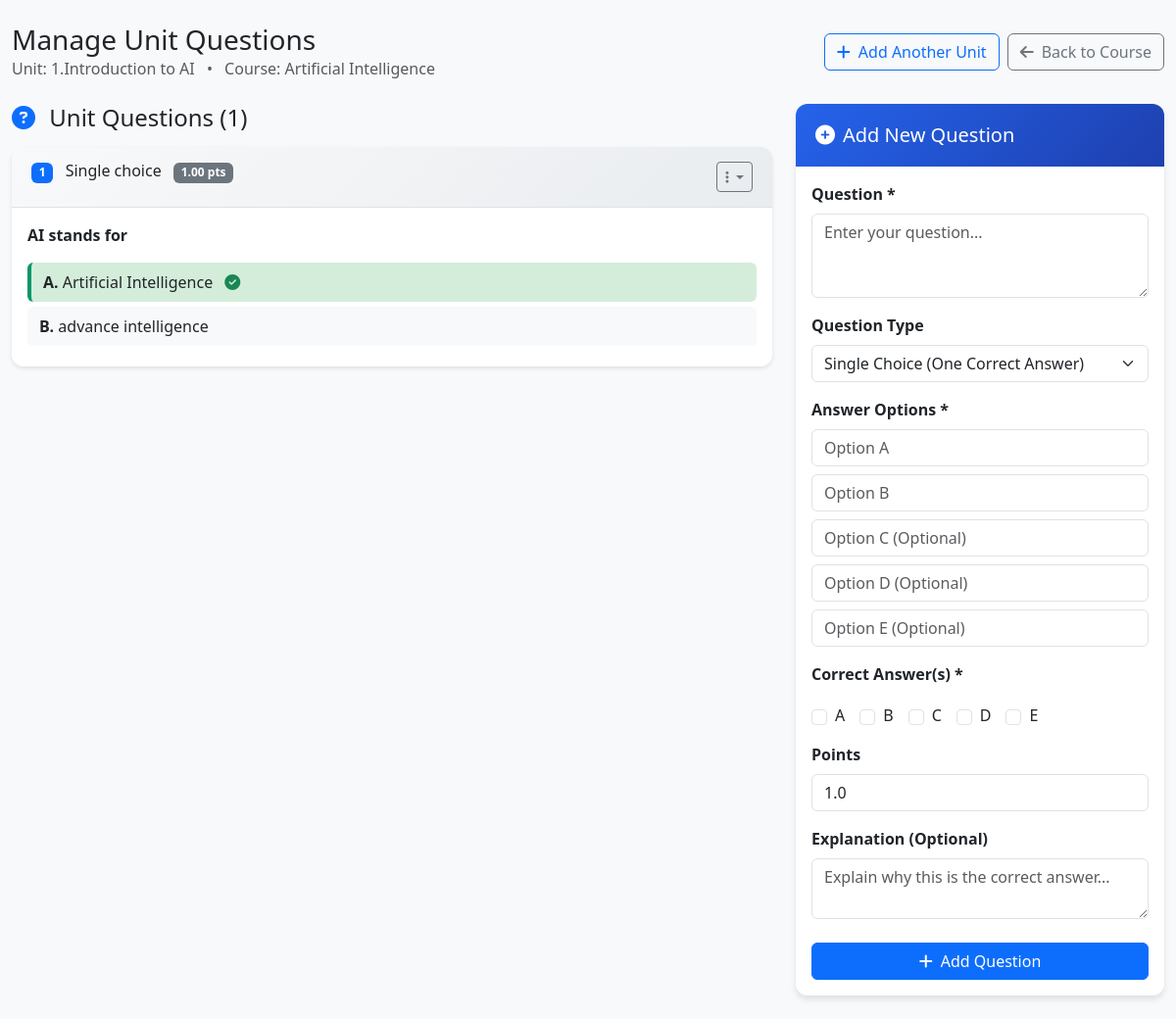
Screenshot of /Instructor/manage_unit_questions.php?unit_id=6 (signed in) with the database file from the repository.
### tables this page shows
CREATE TABLE `course_units` (
  `unit_id` int(11) NOT NULL,
  `course_id` int(11) NOT NULL,
  `title` varchar(200) NOT NULL,
  `description` text DEFAULT NULL,
  `order_index` int(11) DEFAULT 0,
  `created_at` timestamp NOT NULL DEFAULT current_timestamp()
);

CREATE TABLE `courses` (
  `course_id` int(11) NOT NULL,
  `instructor_id` int(11) NOT NULL,
  `category_id` int(11) DEFAULT NULL,
  `title` varchar(200) NOT NULL,
  `description` text DEFAULT NULL,
  `short_description` varchar(500) DEFAULT NULL,
  `thumbnail` varchar(255) DEFAULT NULL,
  `price` decimal(10,2) DEFAULT 0.00,
  `duration_hours` int(11) DEFAULT NULL,
  `difficulty_level` enum('beginner','intermediate','advanced') DEFAULT 'beginner',
  `status` enum('draft','published','archived') DEFAULT 'draft',
  `featured` tinyint(1) DEFAULT 0,
  `created_at` timestamp NOT NULL DEFAULT current_timestamp(),
  `updated_at` timestamp NOT NULL DEFAULT current_timestamp() ON UPDATE current_timestamp()
);

CREATE TABLE `unit_questions` (
  `question_id` int(11) NOT NULL,
  `unit_id` int(11) NOT NULL,
  `question_text` text NOT NULL,
  `question_type` enum('single_choice','multiple_choice','true_false') DEFAULT 'single_choice',
  `option_a` varchar(500) NOT NULL,
  `option_b` varchar(500) NOT NULL,
  `option_c` varchar(500) DEFAULT NULL,
  `option_d` varchar(500) DEFAULT NULL,
  `option_e` varchar(500) DEFAULT NULL,
  `correct_answers` longtext NOT NULL CHECK (json_valid(`correct_answers`)),
  `explanation` text DEFAULT NULL,
  `points` decimal(5,2) DEFAULT 1.00,
  `order_index` int(11) DEFAULT 0,
  `is_active` tinyint(1) DEFAULT 1,
  `created_at` timestamp NOT NULL DEFAULT current_timestamp()
);

### Instructor/manage_unit_questions.php (the view, shortened to what this page needs)
<?php
$db = getDB();
$instructor_id = $_SESSION['user_id'];
$unit_id = isset($_GET['unit_id']) ? (int)$_GET['unit_id'] : 0;
$unitCheck = $db->prepare("
    SELECT u.title as unit_title, u.course_id, c.title as course_title
    FROM course_units u
    JOIN courses c ON u.course_id = c.course_id
    WHERE u.unit_id = ? AND c.instructor_id = ?
");
if ($unitCheck) {
    $unitCheck->bind_param("ii", $unit_id, $instructor_id);
    $unitCheck->execute();
    $unitResult = $unitCheck->get_result();
    $unit = $unitResult->fetch_assoc();
} else {
    header("Location: instructor_dashboard.php");
    exit();
}
$questions = [];
$questionsStmt = $db->prepare("SELECT * FROM unit_questions WHERE unit_id = ? ORDER BY order_index ASC");
if ($questionsStmt) {
    $questionsStmt->bind_param("i", $unit_id);
    $questionsStmt->execute();
    $questionsResult = $questionsStmt->get_result();
    while ($row = $questionsResult->fetch_assoc()) {
        $row['correct_answers'] = json_decode($row['correct_answers'], true);
        $questions[] = $row;
    }
}
?>
<!DOCTYPE html>
<html lang="en">
<head>
    <link href="https://cdn.jsdelivr.net/npm/bootstrap@5.3.3/dist/css/bootstrap.min.css" rel="stylesheet">
    <link rel="stylesheet" href="https://cdnjs.cloudflare.com/ajax/libs/font-awesome/6.5.0/css/all.min.css">
</head>
<body class="bg-light">
    <div class="container-fluid py-4">
        <div class="d-flex justify-content-between align-items-center mb-4">
            <div>
                <h1 class="h3 mb-0">Manage Unit Questions</h1>
                <p class="text-muted mb-0">
                    Unit: <?php echo htmlspecialchars($unit['unit_title']); ?>
                    <span class="mx-2">•</span>
                    Course: <?php echo htmlspecialchars($unit['course_title']); ?>
                </p>
            </div>
            <div class="d-flex gap-2">
                <a href="create_unit.php?course_id=<?php echo $unit['course_id']; ?>" class="btn btn-outline-primary">
                    <i class="fas fa-plus me-2"></i>Add Another Unit
                </a>
                <a href="manage_course.php?course_id=<?php echo $unit['course_id']; ?>" class="btn btn-outline-secondary">
                    <i class="fas fa-arrow-left me-2"></i>Back to Course
                </a>
            </div>
        </div>
        <div class="row">
            <div class="col-lg-8">
                <div class="d-flex justify-content-between align-items-center mb-3">
                    <h4 class="mb-0">
                        <i class="fas fa-question-circle me-2 text-primary"></i>
                        Unit Questions (<?php echo count($questions); ?>)
                    </h4>
                </div>
                <?php if (empty($questions)): ?>
                    <div class="card question-card">
                        <div class="card-body text-center py-5">
                            <i class="fas fa-question-circle fa-3x text-muted mb-3"></i>
                            <h5 class="text-muted">No Questions Added Yet</h5>
                            <p class="text-muted">Add your first multiple-choice question using the form on the right.</p>
                        </div>
                    </div>
                <?php else: ?>
                    <?php foreach ($questions as $index => $question): ?>
                        <div class="card question-card">
                            <div class="question-header">
                                <div class="d-flex justify-content-between align-items-start">
                                    <div class="flex-grow-1">
                                        <h6 class="mb-1">
                                            <span class="badge bg-primary me-2"><?php echo $index + 1; ?></span>
                                            <?php echo ucfirst(str_replace('_', ' ', $question['question_type'])); ?>
                                            <span class="badge bg-secondary ms-2"><?php echo $question['points']; ?> pts</span>
                                        </h6>
                                    </div>
                                    <div class="dropdown">
                                        <button class="btn btn-sm btn-outline-secondary dropdown-toggle" type="button" data-bs-toggle="dropdown">
                                            <i class="fas fa-ellipsis-v"></i>
                                        </button>
                                    </div>
                                </div>
                            </div>
                            <div class="card-body">
                                <p class="fw-semibold mb-3"><?php echo htmlspecialchars($question['question_text']); ?></p>
                                <div class="options">
                                    <?php
                                    $options = ['A' => $question['option_a'], 'B' => $question['option_b'], 'C' => $question['option_c'], 'D' => $question['option_d'], 'E' => $question['option_e']];
                                    foreach ($options as $letter => $option):
                                        if (!empty($option)):
                                            $isCorrect = in_array($letter, $question['correct_answers']);
                                    ?>
                                        <div class="option-item <?php echo $isCorrect ? 'option-correct' : ''; ?>">
                                            <strong><?php echo $letter; ?>.</strong> <?php echo htmlspecialchars($option); ?>
                                            <?php if ($isCorrect): ?>
                                                <i class="fas fa-check-circle text-success ms-2"></i>
                                            <?php endif; ?>
                                        </div>
                                    <?php
                                        endif;
                                    endforeach;
                                    ?>
                                </div>
                            </div>
                        </div>
                    <?php endforeach; ?>
                <?php endif; ?>
            </div>
            <div class="col-lg-4">
                <div class="card form-card sticky-top" style="top: 20px;">
                    <div class="form-header">
                        <h5 class="mb-0">
                            <i class="fas fa-plus-circle me-2"></i>Add New Question
                        </h5>
                    </div>
                    <div class="card-body">
                        <form method="POST">
                            <div class="mb-3">
                                <label for="question_text" class="form-label fw-semibold">Question *</label>
                                <textarea class="form-control" id="question_text" name="question_text" rows="3"
                                          placeholder="Enter your question..." required><?php echo htmlspecialchars($_POST['question_text'] ?? ''); ?></textarea>
                            </div>
                            <div class="mb-3">
                                <label for="question_type" class="form-label fw-semibold">Question Type</label>
                                <select class="form-select" id="question_type" name="question_type" onchange="updateCorrectAnswerOptions()">
                                    <option value="single_choice" <?php echo ($_POST['question_type'] ?? '') === 'single_choice' ? 'selected' : ''; ?>>Single Choice (One Correct Answer)</option>
                                </select>
                            </div>
                            <div class="mb-3">
                                <label class="form-label fw-semibold">Answer Options *</label>
                                <div class="mb-2">
                                    <input type="text" class="form-control" name="option_a" placeholder="Option A"
                                           value="<?php echo htmlspecialchars($_POST['option_a'] ?? ''); ?>" required>
                                </div>
                                <div class="mb-2">
                                    <input type="text" class="form-control" name="option_b" placeholder="Option B"
                                           value="<?php echo htmlspecialchars($_POST['option_b'] ?? ''); ?>" required>
                                </div>
                                <div class="mb-2" id="option_c_div">
                                    <input type="text" class="form-control" name="option_c" placeholder="Option C (Optional)"
                                           value="<?php echo htmlspecialchars($_POST['option_c'] ?? ''); ?>">
                                </div>
                                <div class="mb-2" id="option_d_div">
                                    <input type="text" class="form-control" name="option_d" placeholder="Option D (Optional)"
                                           value="<?php echo htmlspecialchars($_POST['option_d'] ?? ''); ?>">
                                </div>
                                <div class="mb-2" id="option_e_div">
                                    <input type="text" class="form-control" name="option_e" placeholder="Option E (Optional)"
                                           value="<?php echo htmlspecialchars($_POST['option_e'] ?? ''); ?>">
                                </div>
                            </div>
                            <div class="mb-3">
                                <label class="form-label fw-semibold">Correct Answer(s) *</label>
                                <div class="checkbox-group" id="correct_answers_group">
                                    <div class="checkbox-item">
                                        <input type="checkbox" id="correct_a" name="correct_answers[]" value="A" class="form-check-input">
                                        <label for="correct_a" class="form-check-label">A</label>
                                    </div>
                                    <div class="checkbox-item">
                                        <input type="checkbox" id="correct_b" name="correct_answers[]" value="B" class="form-check-input">
                                        <label for="correct_b" class="form-check-label">B</label>
                                    </div>
                                    <div class="checkbox-item">
                                        <input type="checkbox" id="correct_c" name="correct_answers[]" value="C" class="form-check-input">
                                        <label for="correct_c" class="form-check-label">C</label>
                                    </div>
                                    <div class="checkbox-item">
                                        <input type="checkbox" id="correct_d" name="correct_answers[]" value="D" class="form-check-input">
                                        <label for="correct_d" class="form-check-label">D</label>
                                    </div>
                                    <div class="checkbox-item">
                                        <input type="checkbox" id="correct_e" name="correct_answers[]" value="E" class="form-check-input">
                                        <label for="correct_e" class="form-check-label">E</label>
                                    </div>
                                </div>
                            </div>
                            <div class="mb-3">
                                <label for="points" class="form-label fw-semibold">Points</label>
                                <input type="number" class="form-control" id="points" name="points" min="0.1" step="0.1"
                                       value="<?php echo htmlspecialchars($_POST['points'] ?? '1.0'); ?>">
                            </div>
                            <div class="mb-4">
                                <label for="explanation" class="form-label fw-semibold">Explanation (Optional)</label>
                                <textarea class="form-control" id="explanation" name="explanation" rows="2"
                                          placeholder="Explain why this is the correct answer..."><?php echo htmlspecialchars($_POST['explanation'] ?? ''); ?></textarea>
                            </div>
                            <button type="submit" class="btn btn-primary w-100">
                                <i class="fas fa-plus me-2"></i>Add Question
                            </button>
                        </form>
                    </div>
                </div>
            </div>
        </div>
    </div>
</body>
</html>

### Instructor/manage_unit_questions.php (style rules this page uses)
:root { --primary-color: #2563eb; --secondary-color: #1e40af; --success-color: #059669; --danger-color: #dc2626; --warning-color: #d97706; }
.question-card { background: white; border-radius: 12px; box-shadow: 0 2px 4px rgba(0, 0, 0, 0.1); border: none; margin-bottom: 20px; }
.question-header { background: linear-gradient(135deg, #f8f9fa, #e9ecef); padding: 15px 20px; border-radius: 12px 12px 0 0; border-bottom: 1px solid #dee2e6; }
.option-item { padding: 8px 12px; margin: 5px 0; border-radius: 6px; background: #f8f9fa; }
.option-correct { background: #d4edda; border-left: 4px solid var(--success-color); }
.form-card { background: white; border-radius: 12px; box-shadow: 0 4px 6px rgba(0, 0, 0, 0.1); border: none; }
.form-header { background: linear-gradient(135deg, var(--primary-color), var(--secondary-color)); color: white; padding: 20px; border-radius: 12px 12px 0 0; }
.checkbox-group { display: flex; flex-wrap: wrap; gap: 15px; margin-top: 10px; }
.checkbox-item { display: flex; align-items: center; gap: 8px; }

### rows the page displays
course_units: title "1.Introduction to AI", course.title "Artificial Intelligence"
unit_questions: question_type "Single choice", points "1.00", question_text "AI stands for", letter "A", option_a "Artificial Intelligence", letter "B", option_b "advance intelligence"

### other values shown
count($questions) "1"
